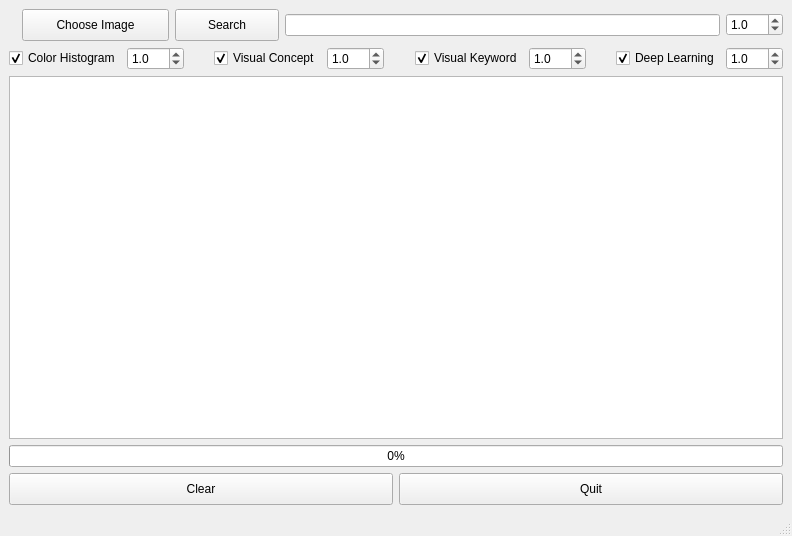
<?xml version="1.0" encoding="UTF-8"?>
<ui version="4.0">
 <class>MainWindow</class>
 <widget class="QMainWindow" name="MainWindow">
  <property name="geometry">
   <rect>
    <x>0</x>
    <y>0</y>
    <width>792</width>
    <height>536</height>
   </rect>
  </property>
  <property name="windowTitle">
   <string>CS2108 Image Search</string>
  </property>
  <widget class="QWidget" name="centralwidget">
   <layout class="QVBoxLayout" name="verticalLayout">
    <item>
     <layout class="QHBoxLayout" name="horizontalLayout">
      <item>
       <layout class="QHBoxLayout" name="horizontalLayout_6">
        <item>
         <widget class="QLabel" name="label_query_img">
          <property name="text">
           <string/>
          </property>
         </widget>
        </item>
       </layout>
      </item>
      <item>
       <widget class="QPushButton" name="btn_picker">
        <property name="minimumSize">
         <size>
          <width>147</width>
          <height>32</height>
         </size>
        </property>
        <property name="cursor">
         <cursorShape>ArrowCursor</cursorShape>
        </property>
        <property name="focusPolicy">
         <enum>Qt::TabFocus</enum>
        </property>
        <property name="text">
         <string>Choose Image</string>
        </property>
        <property name="icon">
         <iconset>
          <normaloff>assets/ic_camera.png</normaloff>assets/ic_camera.png</iconset>
        </property>
       </widget>
      </item>
      <item>
       <widget class="QPushButton" name="btn_search">
        <property name="minimumSize">
         <size>
          <width>104</width>
          <height>32</height>
         </size>
        </property>
        <property name="text">
         <string>Search</string>
        </property>
        <property name="icon">
         <iconset>
          <normaloff>assets/ic_search.png</normaloff>assets/ic_search.png</iconset>
        </property>
       </widget>
      </item>
      <item>
       <widget class="QLineEdit" name="tags_search"/>
      </item>
      <item>
       <widget class="QDoubleSpinBox" name="doubleSpinBoxText">
        <property name="decimals">
         <number>1</number>
        </property>
        <property name="singleStep">
         <double>0.500000000000000</double>
        </property>
        <property name="value">
         <double>1.000000000000000</double>
        </property>
       </widget>
      </item>
     </layout>
    </item>
    <item>
     <layout class="QHBoxLayout" name="horizontalLayout_3">
      <item>
       <widget class="QCheckBox" name="checkBoxColorHist">
        <property name="enabled">
         <bool>true</bool>
        </property>
        <property name="text">
         <string>Color Histogram</string>
        </property>
        <property name="checked">
         <bool>true</bool>
        </property>
       </widget>
      </item>
      <item>
       <widget class="QDoubleSpinBox" name="doubleSpinBoxColorHist">
        <property name="decimals">
         <number>1</number>
        </property>
        <property name="singleStep">
         <double>0.500000000000000</double>
        </property>
        <property name="value">
         <double>1.000000000000000</double>
        </property>
       </widget>
      </item>
      <item>
       <spacer name="horizontalSpacer">
        <property name="orientation">
         <enum>Qt::Horizontal</enum>
        </property>
        <property name="sizeHint" stdset="0">
         <size>
          <width>40</width>
          <height>20</height>
         </size>
        </property>
       </spacer>
      </item>
      <item>
       <widget class="QCheckBox" name="checkBoxVisualConcept">
        <property name="enabled">
         <bool>true</bool>
        </property>
        <property name="text">
         <string>Visual Concept</string>
        </property>
        <property name="checked">
         <bool>true</bool>
        </property>
        <property name="tristate">
         <bool>false</bool>
        </property>
       </widget>
      </item>
      <item>
       <widget class="QDoubleSpinBox" name="doubleSpinBoxVisualConcept">
        <property name="decimals">
         <number>1</number>
        </property>
        <property name="singleStep">
         <double>0.500000000000000</double>
        </property>
        <property name="value">
         <double>1.000000000000000</double>
        </property>
       </widget>
      </item>
      <item>
       <spacer name="horizontalSpacer_2">
        <property name="orientation">
         <enum>Qt::Horizontal</enum>
        </property>
        <property name="sizeHint" stdset="0">
         <size>
          <width>40</width>
          <height>20</height>
         </size>
        </property>
       </spacer>
      </item>
      <item>
       <widget class="QCheckBox" name="checkBoxVisualKeyword">
        <property name="enabled">
         <bool>true</bool>
        </property>
        <property name="focusPolicy">
         <enum>Qt::TabFocus</enum>
        </property>
        <property name="text">
         <string>Visual Keyword</string>
        </property>
        <property name="checked">
         <bool>true</bool>
        </property>
       </widget>
      </item>
      <item>
       <widget class="QDoubleSpinBox" name="doubleSpinBoxVisualKeyword">
        <property name="decimals">
         <number>1</number>
        </property>
        <property name="singleStep">
         <double>0.500000000000000</double>
        </property>
        <property name="value">
         <double>1.000000000000000</double>
        </property>
       </widget>
      </item>
      <item>
       <spacer name="horizontalSpacer_3">
        <property name="orientation">
         <enum>Qt::Horizontal</enum>
        </property>
        <property name="sizeHint" stdset="0">
         <size>
          <width>40</width>
          <height>20</height>
         </size>
        </property>
       </spacer>
      </item>
      <item>
       <widget class="QCheckBox" name="checkBoxDeepLearning">
        <property name="enabled">
         <bool>true</bool>
        </property>
        <property name="text">
         <string>Deep Learning</string>
        </property>
        <property name="checked">
         <bool>true</bool>
        </property>
       </widget>
      </item>
      <item>
       <widget class="QDoubleSpinBox" name="doubleSpinBoxDeepLearning">
        <property name="decimals">
         <number>1</number>
        </property>
        <property name="singleStep">
         <double>0.500000000000000</double>
        </property>
        <property name="value">
         <double>1.000000000000000</double>
        </property>
       </widget>
      </item>
     </layout>
    </item>
    <item>
     <layout class="QGridLayout" name="gridLayout_2"/>
    </item>
    <item>
     <widget class="QListWidget" name="listWidgetResults">
      <property name="enabled">
       <bool>true</bool>
      </property>
      <property name="cursor" stdset="0">
       <cursorShape>ArrowCursor</cursorShape>
      </property>
      <property name="focusPolicy">
       <enum>Qt::NoFocus</enum>
      </property>
      <property name="dragDropMode">
       <enum>QAbstractItemView::DragDrop</enum>
      </property>
      <property name="alternatingRowColors">
       <bool>false</bool>
      </property>
      <property name="selectionMode">
       <enum>QAbstractItemView::NoSelection</enum>
      </property>
      <property name="iconSize">
       <size>
        <width>140</width>
        <height>140</height>
       </size>
      </property>
      <property name="resizeMode">
       <enum>QListView::Adjust</enum>
      </property>
      <property name="spacing">
       <number>150</number>
      </property>
      <property name="viewMode">
       <enum>QListView::IconMode</enum>
      </property>
      <property name="uniformItemSizes">
       <bool>true</bool>
      </property>
     </widget>
    </item>
    <item>
     <widget class="QProgressBar" name="progressBar">
      <property name="value">
       <number>0</number>
      </property>
     </widget>
    </item>
    <item>
     <layout class="QHBoxLayout" name="horizontalLayout_5">
      <item>
       <widget class="QPushButton" name="btn_reset">
        <property name="minimumSize">
         <size>
          <width>66</width>
          <height>32</height>
         </size>
        </property>
        <property name="text">
         <string>Clear</string>
        </property>
       </widget>
      </item>
      <item>
       <widget class="QPushButton" name="btn_quit">
        <property name="minimumSize">
         <size>
          <width>66</width>
          <height>32</height>
         </size>
        </property>
        <property name="text">
         <string>Quit</string>
        </property>
       </widget>
      </item>
     </layout>
    </item>
   </layout>
  </widget>
  <widget class="QStatusBar" name="statusbar"/>
  <widget class="QMenuBar" name="menubar">
   <property name="geometry">
    <rect>
     <x>0</x>
     <y>0</y>
     <width>792</width>
     <height>22</height>
    </rect>
   </property>
  </widget>
 </widget>
 <tabstops>
  <tabstop>tags_search</tabstop>
  <tabstop>checkBoxVisualConcept</tabstop>
  <tabstop>checkBoxVisualKeyword</tabstop>
  <tabstop>checkBoxDeepLearning</tabstop>
  <tabstop>btn_reset</tabstop>
  <tabstop>btn_quit</tabstop>
 </tabstops>
 <resources/>
 <connections/>
</ui>
